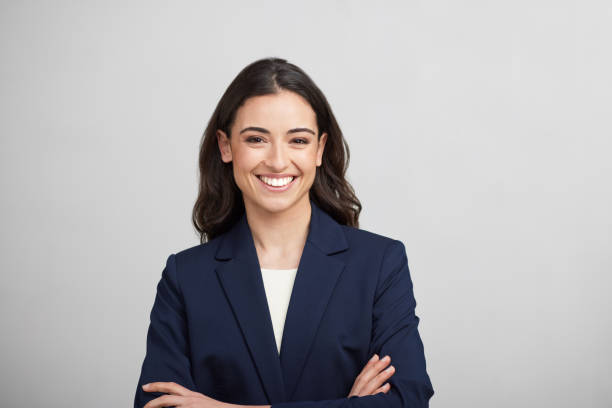
#> input picture images/image4.jpg, 612 x 408 px
$ python CW_lesson4.py
#> lines starting #> are read from the running program, lines starting #| are printed output that depends on the picture; after the words box and inside, x2 and y2 are one past the last pixel; in counts of white or black regions, pixels touching at a corner belong together
import cv2
import numpy as np

img = cv2.imread("images/image4.jpg")
#> img is the input picture: shape (408, 612, 3); mean B, G, R 173, 171, 173.5
scale = 1
img = cv2.resize(img, (img.shape[1] // scale, img.shape[0] // scale))
print(img.shape)
#| (408, 612, 3)
img_copy_color = img.copy()
img_copy = img.copy()

img_copy = cv2.cvtColor(img_copy, cv2.COLOR_BGR2GRAY)
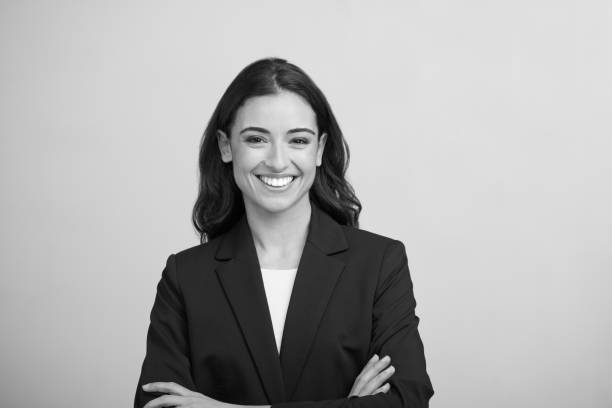
#> img_copy: shape (408, 612); min 0, max 255, mean 172
img_copy = cv2.GaussianBlur(img_copy, (5, 5), 2)   #розмива\мо контури трощки, щоб пікселів однакового кольору стало більше
img_copy = cv2.equalizeHist(img_copy) #посилення контрасту
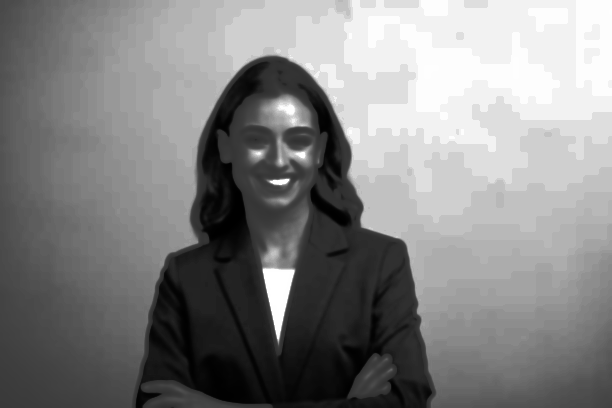
#> img_copy: shape (408, 612); min 0, max 255, mean 130.4
img_copy = cv2.Canny(img_copy, 100, 150)
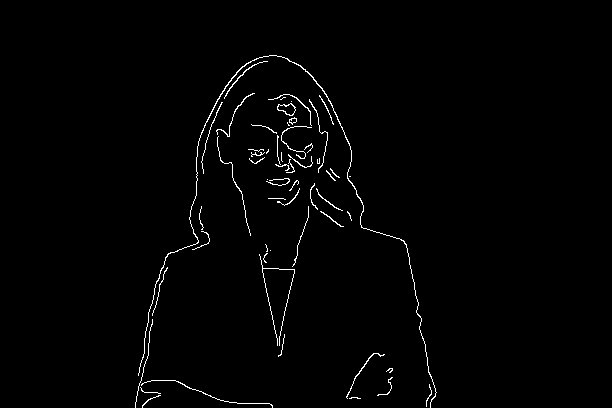
#> img_copy: shape (408, 612); 1.3% white in thin lines or dots, all inside (x1, y1, x2, y2) = (135, 55, 437, 408)


#пошук контурів
contours, hierarchy = cv2.findContours(img_copy, cv2.RETR_EXTERNAL, cv2.CHAIN_APPROX_SIMPLE)  #ретр - отримає зовнішний контур. ігнорує дірки зверху, якщо вони є.  #чейн - апроксимація(процес наближеного вираження однгих велисин або обєктів через інші
#> contours = 56 contours, 50 with area under 20; largest, box (x1, y1, x2, y2) and area: (138, 55, 437, 408) 142, (277, 103, 296, 116) 138, (289, 117, 297, 125) 30, (346, 353, 385, 399) 28, (224, 61, 268, 99) 26, (216, 93, 255, 137) 24
#малювання контурів прямокутників та тексту
for cnt in contours:
    area = cv2.contourArea(cnt) #визначаємо площу контура
    if area > 100:
        x, y, w, h = cv2.boundingRect(cnt) #повертаємо найменший трикутник який містить в собі потрібний контур
        #малюємо контур
        cv2.drawContours(img_copy_color, [cnt], -1, (0, 255, 0), 2)  #контур, -1 = усі контури з масиву
        cv2.rectangle(img_copy_color, (x, y), (x + w, y + h), (0, 255, 0), 2)
        text_y = y - 5 if y - 5 > 10 else y + 15
        text = f'x:{x}, y:{y}, S:{int(area)}'
        cv2.putText(img_copy_color, text, (x, text_y), cv2.FONT_HERSHEY_SIMPLEX, 0.5, (0, 0, 255), 1)
#> this loop made 56 passes
#> (area, x, y, w, h, text_y, text) on passes 47, 56: (138, 277, 103, 19, 13, 98, 'x:277, y:103, S:138'), (142, 138, 55, 299, 353, 50, 'x:138, y:55, S:142')
#> area on passes 8, 46, 54, 55: 27.5, 29.5, 24.5, 25.5
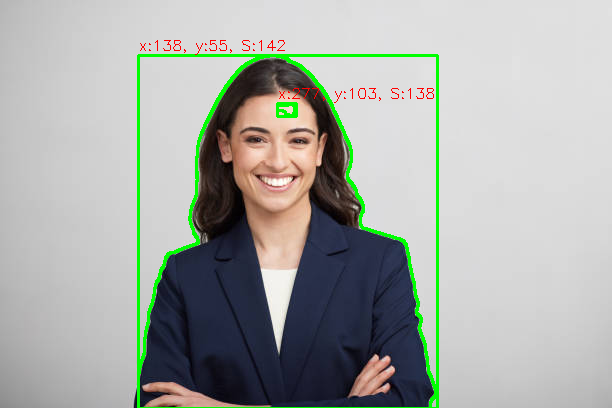
#> img_copy_color: shape (408, 612, 3); 2.8% of pixels changed, all inside (x1, y1, x2, y2) = (137, 40, 439, 408)


cv2.imshow("Borders", img)
cv2.imshow("Original", img_copy)
cv2.imshow("Copy borders", img_copy_color)
cv2.waitKey(0)
cv2.destroyAllWindows()

$ run again, with images/4people.jpg copied over images/image4.jpg
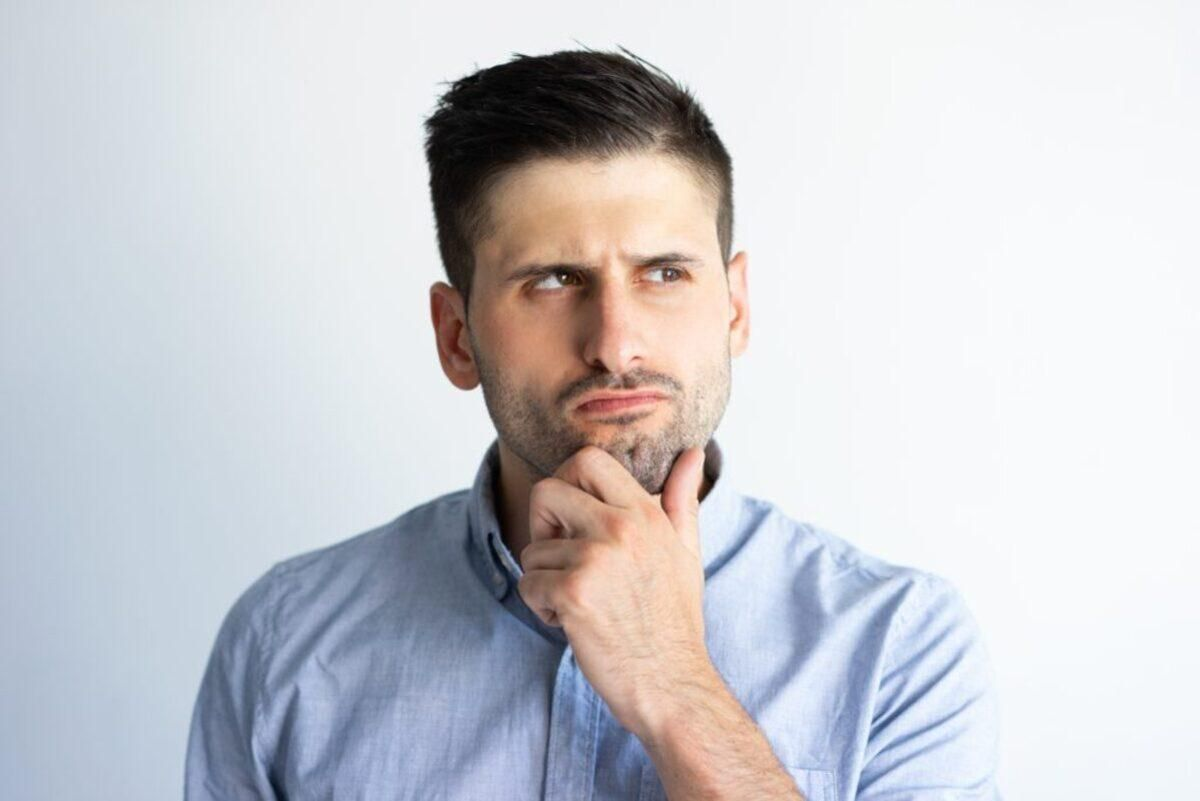
#> input picture images/4people.jpg, 1200 x 801 px
#> img is the input picture: shape (801, 1200, 3); mean B, G, R 209.4, 204.5, 204.3
#| (801, 1200, 3)
#> `img_copy = cv2.Canny(img_copy, 100, 150)`:
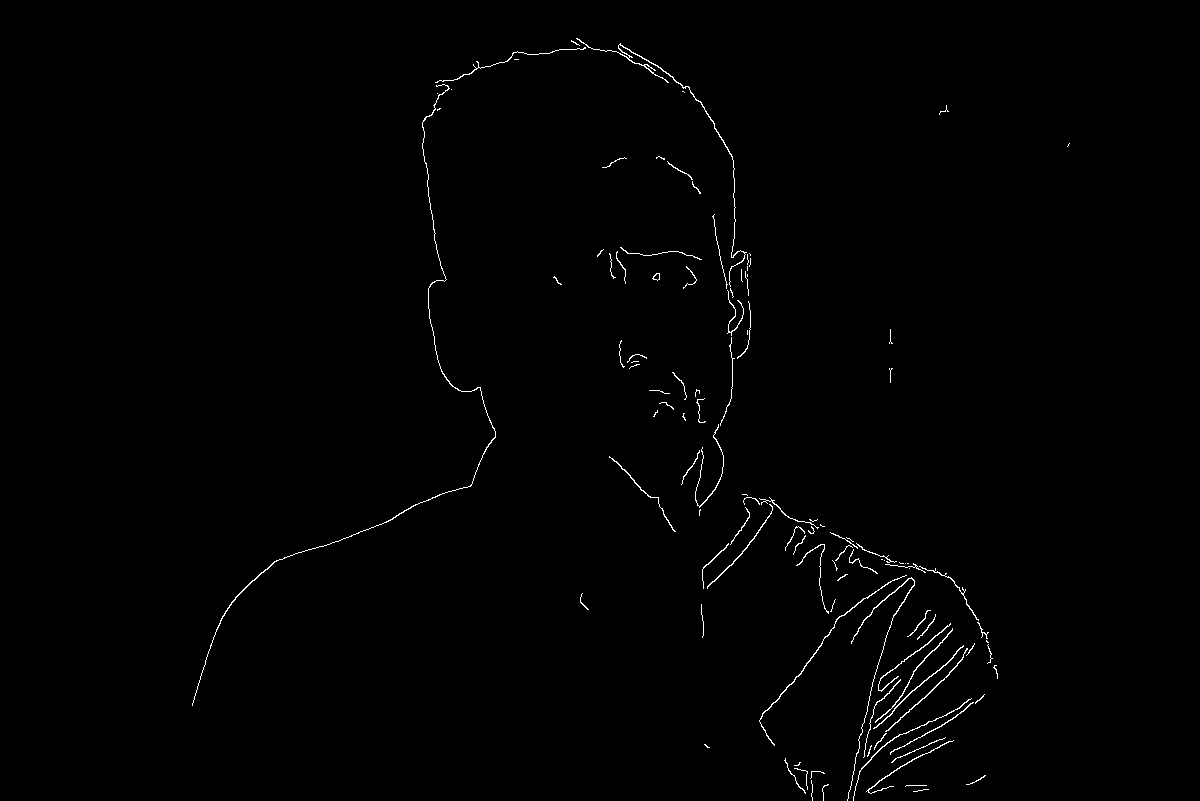
#> img_copy: shape (801, 1200); 0.72% white in thin lines or dots, all inside (x1, y1, x2, y2) = (192, 38, 1070, 801)
#> contours = 113 contours, 92 with area under 20; largest, box (x1, y1, x2, y2) and area: (192, 84, 496, 706) 150, (576, 38, 747, 287) 146, (759, 575, 907, 746) 117, (873, 645, 964, 729) 78, (847, 577, 915, 801) 76
#> the loop `for cnt in contours:` made 113 passes
#> (area, x, y, w, h, text_y, text) on passes 34, 109, 113: (117, 759, 575, 148, 171, 570, 'x:759, y:575, S:117'), (150, 192, 84, 304, 622, 79, 'x:192, y:84, S:150'), (145.5, 576, 38, 171, 249, 33, 'x:576, y:38, S:145')
#> after the loop `for cnt in contours:`:
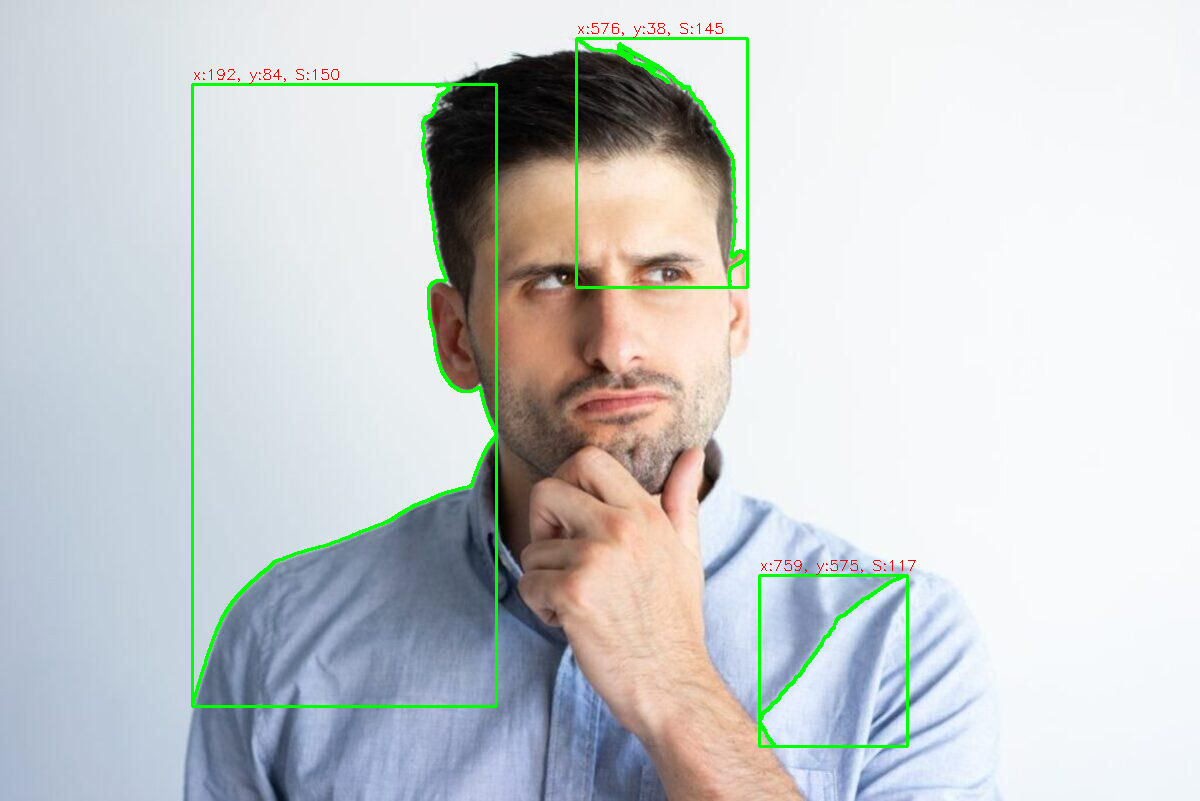
#> img_copy_color: shape (801, 1200, 3); 1.72% of pixels changed, all inside (x1, y1, x2, y2) = (191, 23, 916, 748)
